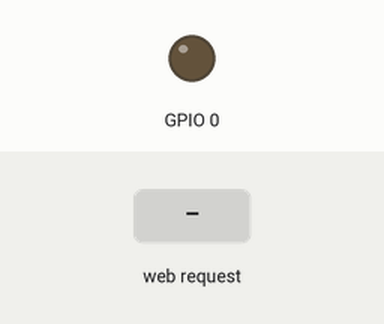
Simulated run of this sketch. Board: ESP8266 (NodeMCU). On the bench: output pins drawn as LEDs (lit = HIGH). The inputs (shaded band) are chosen by the test bench. WiFi joins after 1.5 s; servers stay silent unless stated.

Above: at 3.2 s.
3.3 s: HTTP request GET /change?state=1 received
At 3.9 s:
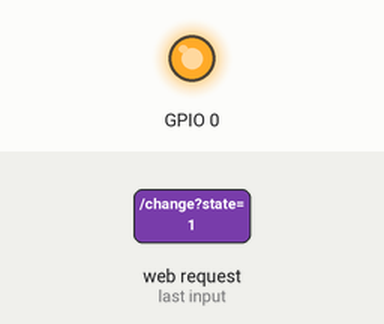
4.8 s: HTTP request GET /change received
At 6.2 s:
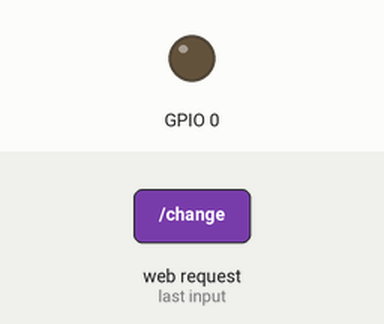
Timing chart, 0 to 7.8 s (numbered marks = the images above; inputs shaded):
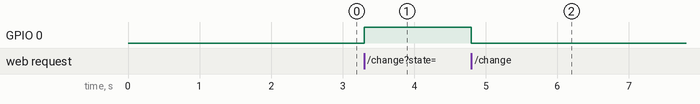

The sketch:

Light.ino
```cpp
#include <ESP8266WiFi.h>
#include <ESP8266WebServer.h>
#include <ArduinoJson.h>

const char* ssid = "<your ssid>";
const char* password = "<your password>";

int state = 0;

ESP8266WebServer server(1337);

void getStatus(){
  server.send(200, "application/json", "{\"currentState\":"+String(state)+"}");
}

void changeData(){
  pinMode(0, OUTPUT);
  int newStatus = (server.arg("state")).toInt();
  if(newStatus == 1){
    state = 1;
    digitalWrite(0, 1);
    server.send(500, "application/json", "{\"message\":\"status set to HIGH\" }");
  }else if(newStatus == 0){
    state = 0;
    digitalWrite(0, 0);
    server.send(200, "application/json", "{\"message\":\"status set to LOW\" }");
  }else{
    server.send(500, "application/json", "{\"error\":\"wrong value - needs to be 0 for off, 1 for on\"}");
  }
}

void setup() {
  Serial.begin(9600);
  WiFi.begin(ssid, password);
  while(WiFi.status() != WL_CONNECTED){
    delay(500);
  }
  server.begin();
  server.on("/status", getStatus);
  server.on("/change", changeData);
  delay(500);
}

void loop() {
  server.handleClient();
}
```

Measured:
- after the input at 3.3 s, GPIO 0: LOW → HIGH at once
- after the input at 4.8 s, GPIO 0: HIGH → LOW at once
